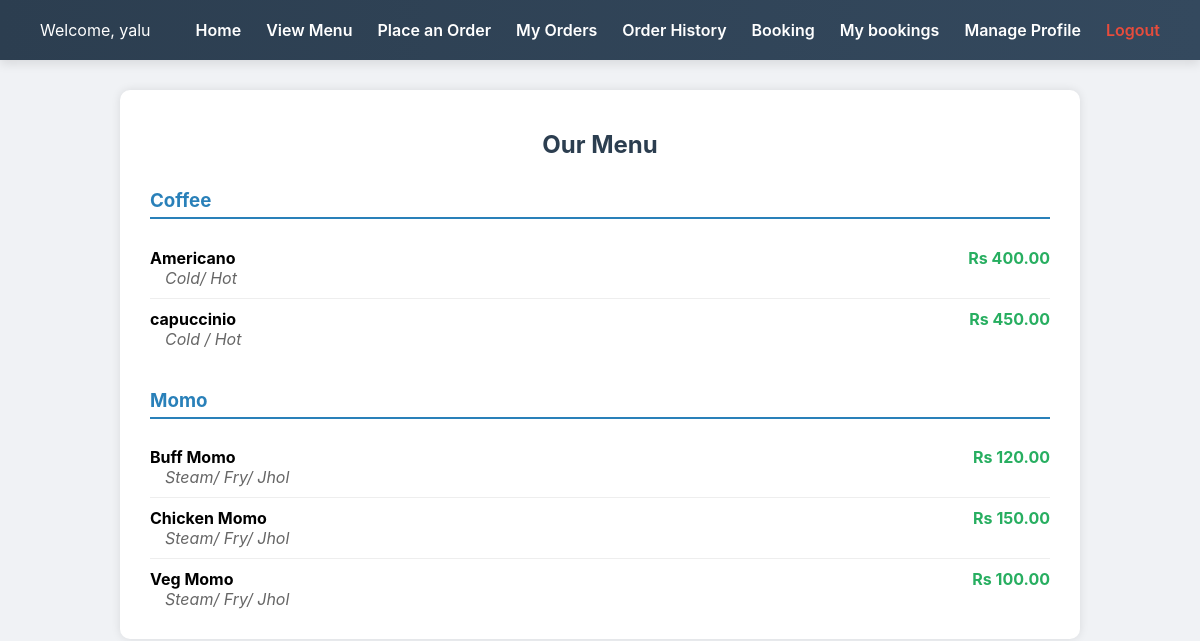
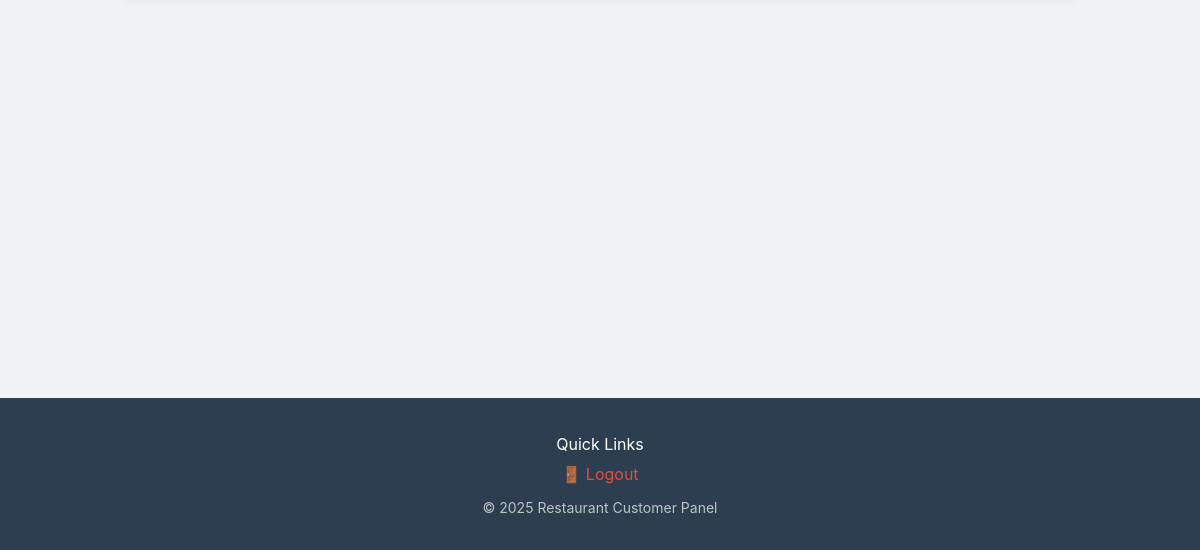
The page /menu.php (signed in) on the database as committed earlier (2 pictures, top to bottom).
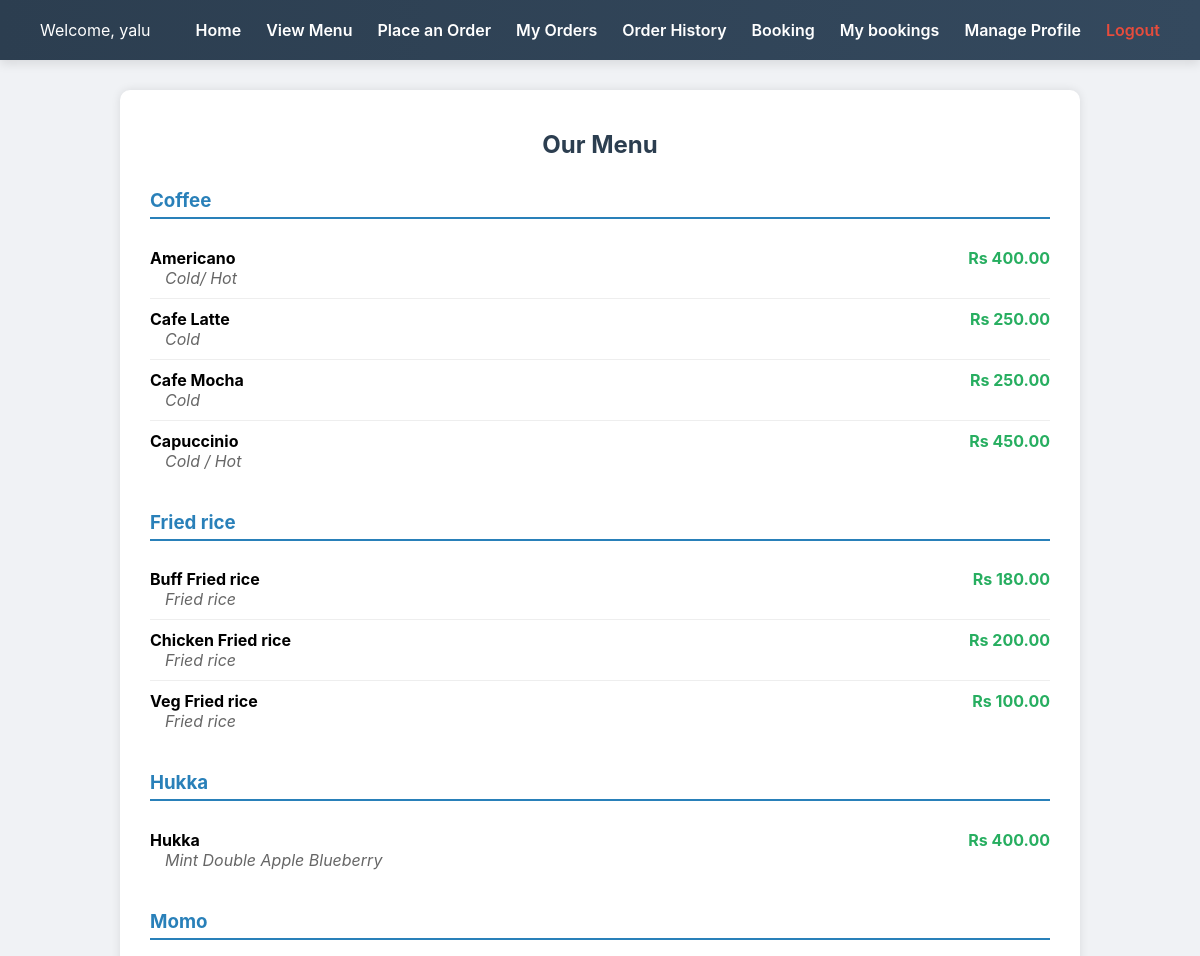
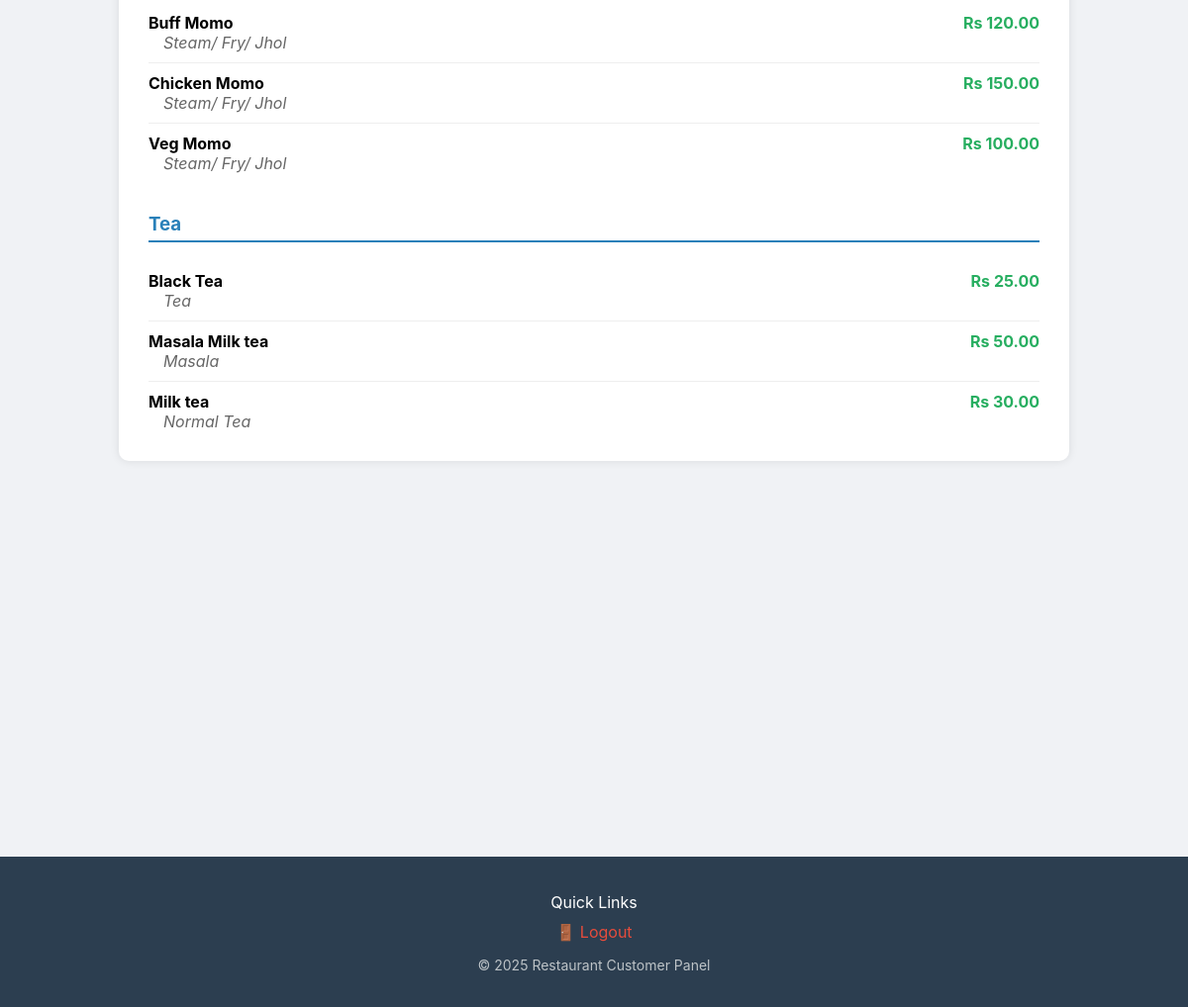
The same page on the database as committed later (2 pictures, top to bottom).
### tables this page shows
CREATE TABLE `menu` (
  `id` int(11) NOT NULL,
  `item_name` varchar(255) NOT NULL,
  `description` text DEFAULT NULL,
  `price` decimal(10,2) NOT NULL,
  `category` varchar(100) NOT NULL
);

### menu.php (the view, shortened to what this page needs)
<?php
include 'db_connect.php';
try {
    $stmt = $conn->prepare("SELECT id, item_name, description, price, category FROM menu ORDER BY category, item_name");
    $stmt->execute();
    $menuItems = $stmt->fetchAll(PDO::FETCH_ASSOC);
} catch (PDOException $e) {
    die("Database error: " . $e->getMessage());
}
?>
<!DOCTYPE html>
<html lang="en">
<head>
</head>
<body>
<div class="navbar">
    <div>Welcome, <?= htmlspecialchars($_SESSION['username']) ?></div>
    <div>
   <ul>
        <li> <a href="user_dashboard.php">Home</a></li>
        <li><a href="menu.php">View Menu</a></li>
    <li><a href="order_menu.php">Place an Order</a></li>
    <li><a href="my_orders.php">My Orders</a></li>
        <li><a href="order_history.php">Order History</a></li>
          <li><a href="book_table.php">Booking</a></li>
           <li><a href="my_bookings.php">My bookings</a></li>
        <li><a href="profile.php">Manage Profile</a></li>
        <li><a class="logout" href="logout.php">Logout</a></li>
    </ul>
    </div>
</div>
<div class="menu-container">
    <h2>Our Menu</h2>
    <?php
    $currentCategory = '';
    foreach ($menuItems as $item) {
        if ($item['category'] !== $currentCategory) {
            if ($currentCategory !== '') {
                echo "</div>";
            }
            $currentCategory = htmlspecialchars($item['category']);
            echo "<div class='menu-category'>";
            echo "<h3>$currentCategory</h3>";
        }
        echo "<div class='menu-item'>";
        echo "<div><span class='item-name'>" . htmlspecialchars($item['item_name']) . "</span>";
        if (!empty($item['description'])) {
            echo "<div class='item-description'>" . htmlspecialchars($item['description']) . "</div>";
        }
        echo "</div>";
        echo "<div class='item-price'>Rs " . number_format($item['price'], 2) . "</div>";
        echo "</div>";
    }
    if ($currentCategory !== '') {
        echo "</div>";
    }
    ?>
</div>
    <footer style="background-color: #2c3e50; color: white; padding: 20px 0; text-align: center; margin-top: 400px;">
    <div style="max-width: 1100px; margin: auto;">
        <p style="margin-bottom: 10px; font-size: 16px;">Quick Links</p>
        <div style="display: flex; justify-content: center; flex-wrap: wrap; gap: 20px;">
            <a href="logout.php" style="color: #e74c3c; text-decoration: none;">🚪 Logout</a>
        </div>
        <p style="margin-top: 15px; font-size: 14px; color: #bdc3c7;">&copy; <?= date("Y") ?> Restaurant Customer Panel</p>
    </div>
</footer>
</body>
</html>

### menu.php (style rules this page uses)
body { margin: 0; padding: 0; font-family: 'Inter', sans-serif; background-color: #f0f2f5; }
.navbar { background: linear-gradient(to right, #2c3e50, #34495e); padding: 20px 40px; display: flex; justify-content: space-between; align-items: center; color: white; box-shadow: 0 4px 10px rgba(0, 0, 0, 0.1); }
.navbar ul { list-style: none; display: flex; margin: 0; padding: 0; }
.navbar li { margin-left: 25px; }
.navbar a { color: white; text-decoration: none; font-weight: 600; transition: 0.3s; }
.navbar .logout { color: #e74c3c; }
.menu-container { max-width: 900px; margin: 30px auto; background: white; padding: 20px 30px; border-radius: 10px; box-shadow: 0 0 10px rgba(0,0,0,0.1); }
h2 { text-align: center; margin-bottom: 30px; color: #2c3e50; }
.menu-category { margin-top: 30px; }
.menu-category h3 { border-bottom: 2px solid #2980b9; padding-bottom: 5px; color: #2980b9; }
.menu-item { display: flex; justify-content: space-between; padding: 10px 0; border-bottom: 1px solid #eee; }
.menu-item:last-child { border-bottom: none; }
.item-name { font-weight: bold; }
.item-description { font-style: italic; color: #666; margin-left: 15px; flex-grow: 1; }
.item-price { font-weight: bold; color: #27ae60; }

Rows that differ between the two databases and show on the page:
added menu: item_name "Cafe Latte", description "Cold", price "250.00"
added menu: item_name "Cafe Mocha", description "Cold", price "250.00"
changed menu "Cold / Hot": item_name "capuccinio" → "Capuccinio"
added menu: category "Fried rice", item_name "Buff Fried rice", description "Fried rice", price "180.00"
added menu: item_name "Chicken Fried rice", description "Fried rice", price "200.00"
added menu: item_name "Veg Fried rice", description "Fried rice", price "100.00"
added menu: category "Hukka", item_name "Hukka", description "Mint Double Apple Blueberry", price "400.00"
added menu: category "Tea", item_name "Black Tea", description "Tea", price "25.00"
added menu: item_name "Masala Milk tea", description "Masala", price "50.00"
added menu: item_name "Milk tea", description "Normal Tea", price "30.00"
